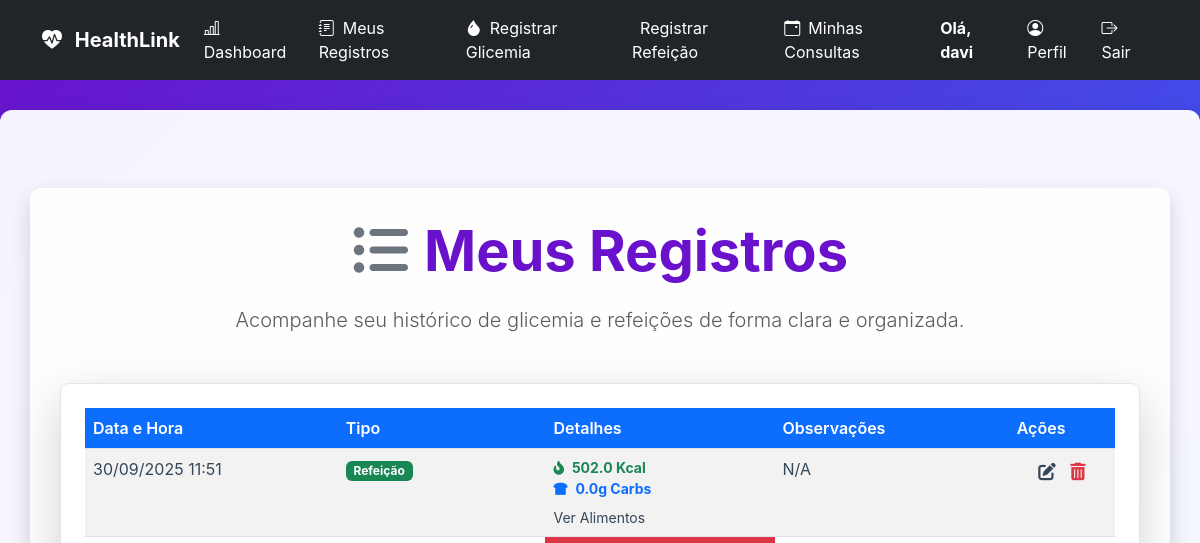
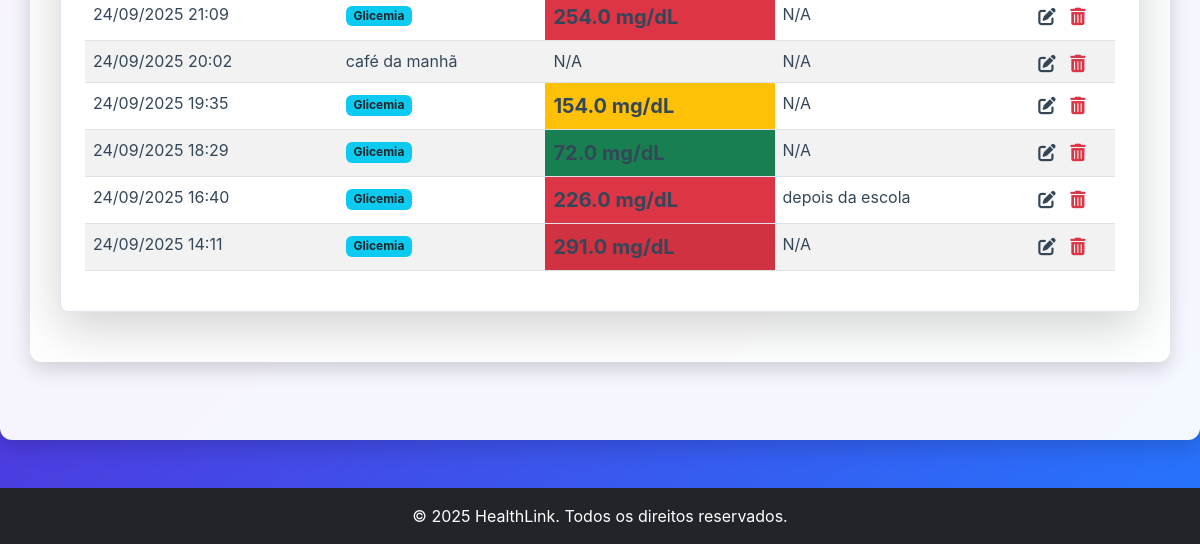
The page /registros (signed in) on the database as committed earlier (2 pictures, top to bottom).
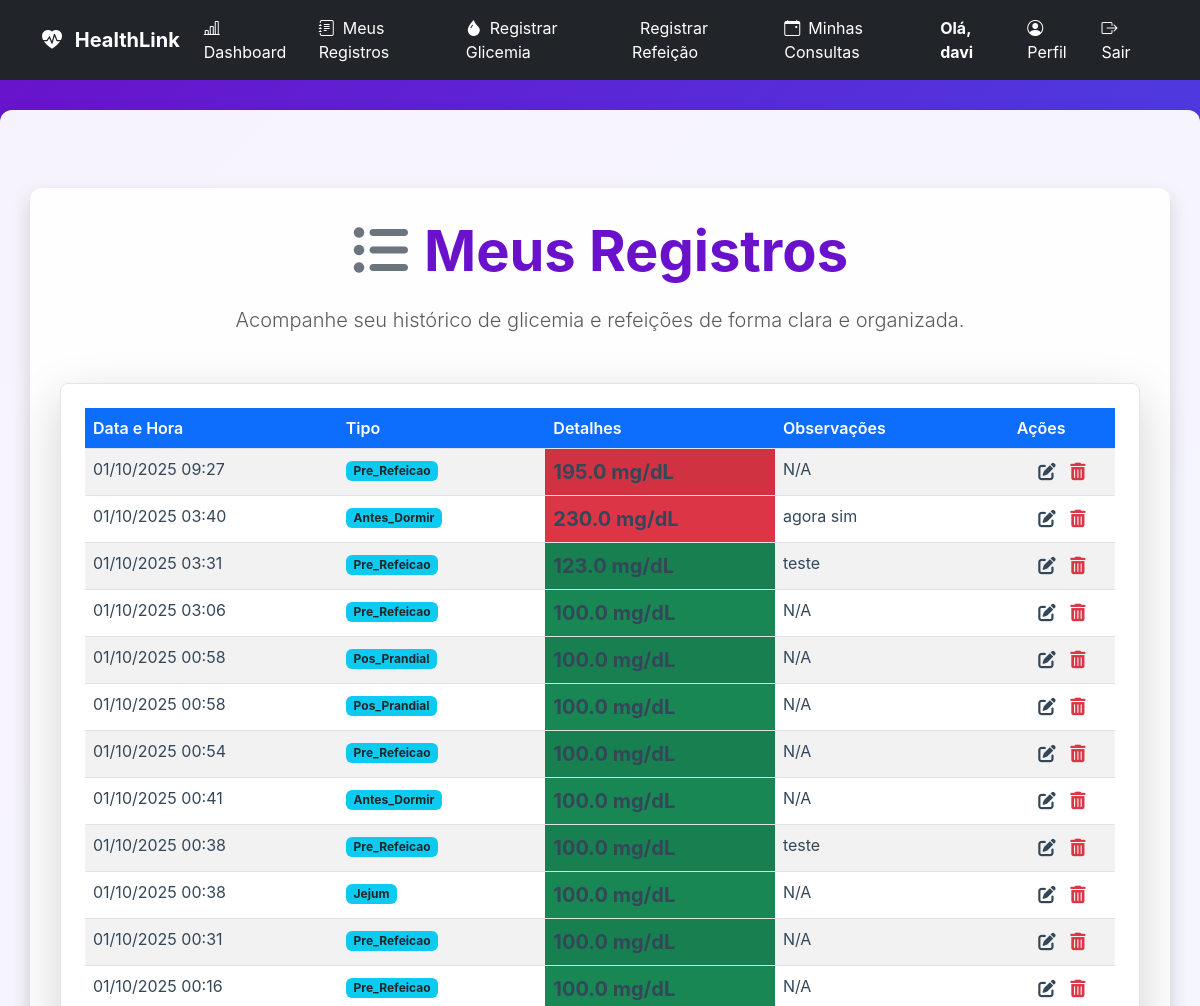
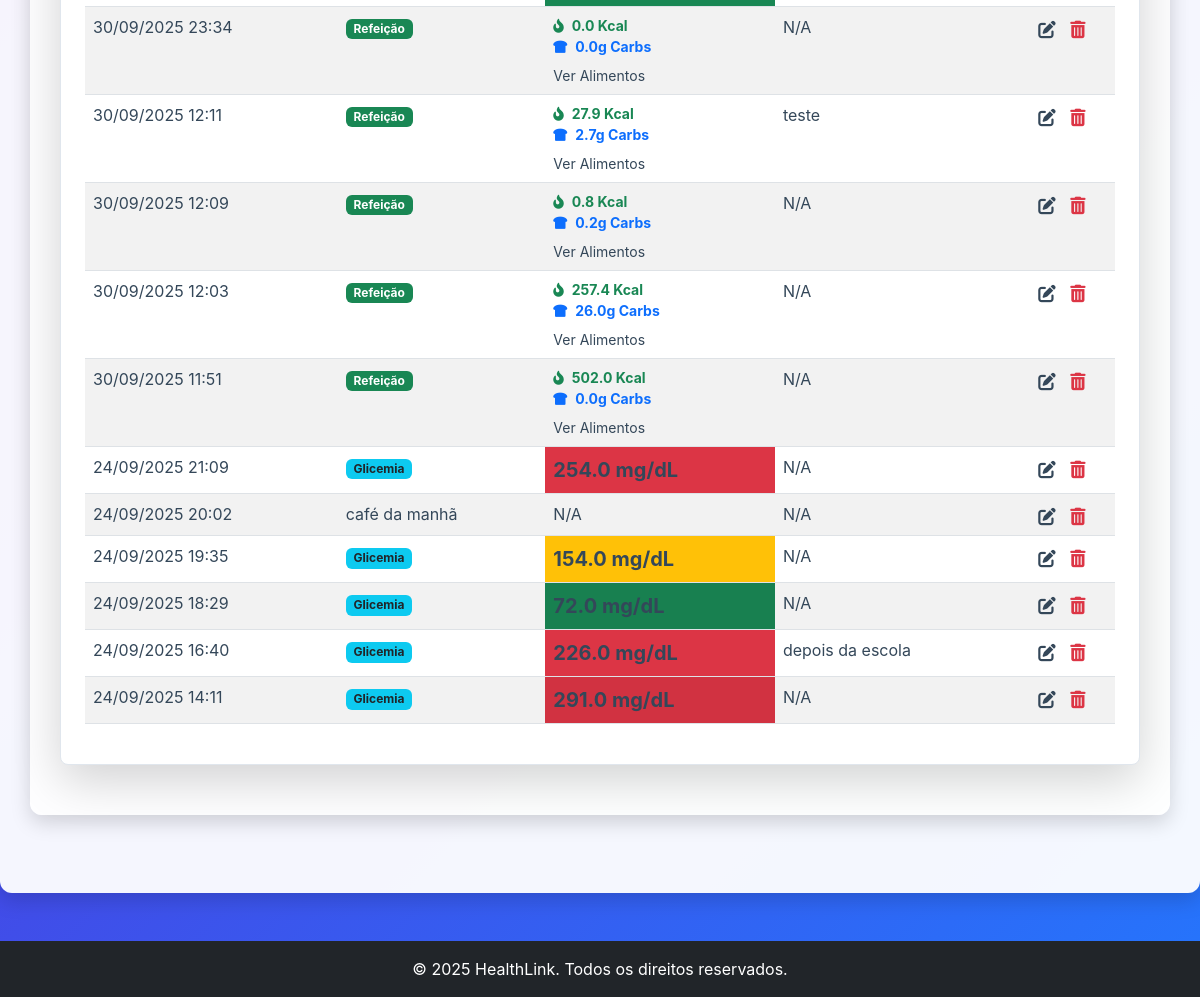
The same page on the database as committed later (2 pictures, top to bottom).
### tables this page shows
CREATE TABLE users (
                    id INTEGER PRIMARY KEY,
                    username TEXT UNIQUE NOT NULL,
                    password_hash TEXT NOT NULL,
                    role TEXT NOT NULL DEFAULT 'paciente',
                    email TEXT,
                    nome TEXT,
                    razao_ic REAL,
                    fator_sensibilidade REAL,
                    data_nascimento TEXT,
                    sexo TEXT
                , nome_completo TEXT, telefone TEXT, medico_id INTEGER, meta_glicemia INTEGER, documento TEXT, crm TEXT, especialidade TEXT, cns TEXT);

CREATE TABLE registros (
                    id INTEGER PRIMARY KEY,
                    user_id INTEGER NOT NULL,
                    data_hora TEXT NOT NULL,
                    tipo TEXT NOT NULL,
                    valor REAL,
                    observacoes TEXT,
                    alimentos_json TEXT,
                    total_calorias REAL,
                    total_carbs REAL,
                    FOREIGN KEY (user_id) REFERENCES users (id)
                );

### app.py (the view)
@app.route('/registros')
@login_required
def registros():
    registros_list = db_manager.carregar_registros(current_user.id)
    import sys
    print(f"DEBUG LEITURA: User ID atual: {current_user.id}", file=sys.stderr)
    print(f"DEBUG LEITURA: Registros encontrados: {len(registros_list)}", file=sys.stderr)
    sys.stderr.flush()
    registros_formatados = []
    for registro in registros_list:
        tipo = registro.get('tipo')
        tipo_exibicao = registro.get('tipo_refeicao', tipo)
        data_hora_str = registro.get('data_hora')
        if data_hora_str and isinstance(data_hora_str, str):
            try:
                registro['data_hora'] = datetime.fromisoformat(data_hora_str)
            except ValueError:
                pass
        registro['tipo_exibicao'] = tipo_exibicao
        registros_formatados.append(registro)
    return render_template(
        'registros.html', # Mudei para 'meus_registros.html' para ser consistente com a maioria das imagens
        registros=registros_formatados, # <- Enviando a lista formatada e populada
        current_user=current_user,
        get_status_class=get_status_class
    )

### app.py (called while the page is built)
@login_manager.user_loader
def load_user(user_id):
    if db_manager:
        user_data = db_manager.carregar_usuario_por_id(int(user_id))
        if user_data:
            return User(
                id=user_data.get('id'),
                username=user_data.get('username'),
                password_hash=user_data.get('password_hash'),
                role=user_data.get('role', 'user').lower(),
                email=user_data.get('email'),
                razao_ic=user_data.get('razao_ic', 1.0),
                fator_sensibilidade=user_data.get('fator_sensibilidade', 1.0),
                data_nascimento=user_data.get('data_nascimento'),
                sexo=user_data.get('sexo')
            )
    return None

def get_status_class(valor_glicemia):
    try:
        valor = float(valor_glicemia)
    except (ValueError, TypeError):
        return 'bg-secondary'
    if valor < 70:
        return 'bg-danger'
    elif 70 <= valor <= 130:
        return 'bg-success'
    elif 130 < valor <= 180:
        return 'bg-warning'
    else:
        return 'bg-danger'

@app.context_processor
def inject_now():
    return {'now': datetime.now}

    @property
    def is_paciente(self):
        return self.role == 'paciente' or self.role == 'user' # Mantendo 'user' por compatibilidade

### database_manager.py (called while the page is built)
    def get_db_connection(self):
        conn = sqlite3.connect(self.db_path)
        conn.execute("PRAGMA foreign_keys = ON;")
        conn.row_factory = sqlite3.Row
        return conn

    def carregar_usuario_por_id(self, user_id):
        conn = self.get_db_connection()
        user_data = conn.execute(
            "SELECT id, username, role, email, nome_completo, razao_ic, fator_sensibilidade, data_nascimento, sexo, telefone, medico_id FROM users WHERE id = ?",
            (user_id,)
        ).fetchone()
        conn.close()
        return dict(user_data) if user_data else None

### templates/registros.html (shortened to what this page needs)
{% extends 'base.html' %}
{% block content %}
<div class="container my-5">
    <div class="text-center mb-5">
        <h1 class="display-4 fw-bold">
            <i class="fas fa-list-ul me-3 text-secondary"></i>Meus Registros
        </h1>
        <p class="lead text-muted">Acompanhe seu histórico de glicemia e refeições de forma clara e organizada.</p>
    </div>
    <div class="card p-4 shadow-lg rounded-3">
        <div class="table-responsive">
            <table class="table table-striped table-hover records-table">
                <thead>
                    <tr>
                        <th scope="col" class="text-white bg-primary rounded-top-start">Data e Hora</th>
                        <th scope="col" class="text-white bg-primary">Tipo</th>
                        <th scope="col" class="text-white bg-primary">Detalhes</th>
                        <th scope="col" class="text-white bg-primary">Observações</th>
                        <th scope="col" class="text-white bg-primary rounded-top-end">Ações</th>
                    </tr>
                </thead>
                <tbody>
                    {% if registros %}
                    {% for registro in registros %}
                    <tr>
                        <td>
                            {% if registro.data_hora %}
                            {{ registro.data_hora.strftime('%d/%m/%Y %H:%M') }}
                            {% else %}
                            N/A
                            {% endif %}
                        </td>
                        <td>
                            {% if registro.valor is defined and registro.valor is not none and registro.tipo !=
                            'Refeição' %}
                            <span class="badge bg-info text-dark">
                                {{ registro.tipo_medicao if registro.tipo_medicao else
                                registro.tipo if registro.tipo != 'Glicemia' else 'Glicemia' }}
                            </span>
                            {% elif registro.tipo == 'Refeição' %}
                            <span class="badge bg-success">{{ registro.tipo_refeicao if registro.tipo_refeicao else
                                'Refeição' }}</span>
                            {% else %}
                            {{ registro.tipo }}
                            {% endif %}
                        </td>
                        {% if registro.valor is defined and registro.valor is not none and registro.tipo != 'Refeição'
                        %}
                        {% set glicemia_valor = registro.valor | default(0.0) | float %}
                        <td class="glicemia-status {{ get_status_class(glicemia_valor) }}">
                            <span class="fw-bold fs-5">
                                {{ "{:.1f}".format(glicemia_valor) }} mg/dL
                            </span>
                        </td>
                        {% elif registro.tipo == 'Refeição' %}
                        <td>
                            <div class="d-flex flex-column">
                                <small class="text-muted">
                                    <i class="fas fa-fire-alt me-1 text-success"></i>
                                    <span class="fw-bold text-success">{{ "{:.1f}".format(registro.total_calorias |
                                        default(0.0) | float) }} Kcal</span>
                                    <br>
                                    <i class="fas fa-bread-slice me-1 text-primary"></i>
                                    <span class="fw-bold text-primary">{{ "{:.1f}".format(registro.total_carbs |
                                        default(0.0) | float) }}g Carbs</span>
                                </small>
                                {% if registro.alimentos_json %}
                                <a href="#" class="mt-2 text-decoration-none small" data-bs-toggle="modal"
                                    data-bs-target="#alimentosModal{{ registro.id | string }}">Ver Alimentos</a>
                                {% endif %}
                            </div>
                        </td>
                        {% else %}
                        <td>N/A</td>
                        {% endif %}
                        <td>{{ registro.observacoes if registro.observacoes else 'N/A' }}</td>
                        <td class="action-buttons text-center">
                            <a href="{{ url_for('editar_registo', id=registro.id) }}"
                                class="btn btn-sm btn-link text-warning p-0 me-2" data-bs-toggle="tooltip"
                                data-bs-placement="top" title="Editar Registro">
                            </a>
                            <form action="{{ url_for('excluir_registo', id=registro.id) }}" method="post"
                                onsubmit="return confirm('Tem certeza que deseja excluir este registro?');"
                                style="display: inline;">
                                <button type="submit" class="btn btn-sm btn-link text-danger p-0"
                                    data-bs-toggle="tooltip" data-bs-placement="top" title="Excluir Registro">
                                </button>
                            </form>
                        </td>
                    </tr>
                    {% endfor %}
                    {% else %}
                    <tr>
                        <td colspan="5" class="text-center text-muted py-4">Nenhum registro encontrado.</td>
                    </tr>
                    {% endif %}
                </tbody>
            </table>
        </div>
    </div>
</div>
{% endblock %}

### templates/base.html (shortened to what this page needs)
<!DOCTYPE html>
<html lang="pt-br">
<head>
    <link href="https://cdn.jsdelivr.net/npm/bootstrap@5.3.0/dist/css/bootstrap.min.css" rel="stylesheet">
    <link href="https://cdn.jsdelivr.net/npm/bootstrap-icons/font/bootstrap-icons.css" rel="stylesheet">
    <link rel="stylesheet" href="https://cdnjs.cloudflare.com/ajax/libs/font-awesome/6.0.0-beta3/css/all.min.css">
    <link rel="stylesheet" href="{{ url_for('static', filename='css/style.css') }}">
</head>
<body>
    <nav class="navbar navbar-expand-lg navbar-dark bg-dark">
        <div class="container">
            <a class="navbar-brand fw-bold" href="{{ url_for('index') }}">
                <i class="bi bi-heart-pulse-fill me-2"></i> HealthLink
            </a>
            <div class="collapse navbar-collapse" id="navbarNav">
                <ul class="navbar-nav me-auto">
                    {% if current_user.is_authenticated %}
                    <li class="nav-item">
                        <a class="nav-link" href="{{ url_for('dashboard') }}">
                            <i class="bi bi-bar-chart-line me-2"></i>Dashboard
                        </a>
                    </li>
                    {% if current_user.is_paciente %}
                    <li class="nav-item">
                        <a class="nav-link" href="{{ url_for('registros') }}">
                            <i class="bi bi-journal-text me-2"></i>Meus Registros
                        </a>
                    </li>
                    <li class="nav-item">
                        <a class="nav-link" href="{{ url_for('registrar_glicemia') }}">
                            <i class="bi bi-droplet-fill me-2"></i>Registrar Glicemia
                        </a>
                    </li>
                    <li class="nav-item">
                        <a class="nav-link" href="{{ url_for('registrar_refeicao') }}">
                            Registrar Refeição
                        </a>
                    </li>
                    <li class="nav-item">
                        <a class="nav-link" href="{{ url_for('minhas_consultas') }}">
                            <i class="bi bi-calendar-event me-2"></i>Minhas Consultas
                        </a>
                    </li>
                    {% endif %}
                    {% endif %}
                </ul>
                <ul class="navbar-nav">
                    {% if current_user.is_authenticated %}
                    <li class="nav-item me-3 d-flex align-items-center">
                        <span class="navbar-text text-white fw-bold">
                            Olá, {{ current_user.username or current_user.nome_completo }}
                        </span>
                    </li>
                    <li class="nav-item">
                        <a class="nav-link" href="{{ url_for('perfil_paciente', paciente_id=current_user.id) }}">
                            <i class="bi bi-person-circle me-2"></i>Perfil
                        </a>
                    </li>
                    <li class="nav-item">
                        <a class="nav-link text-danger" href="{{ url_for('logout') }}">
                            <i class="bi bi-box-arrow-right me-2"></i>Sair
                        </a>
                    </li>
                    {% endif %}
                </ul>
            </div>
        </div>
    </nav>
    <main id="main-content">
        <div class="container">
            {% block content %}
            {% endblock %}
        </div>
    </main>
    <footer class="text-white text-center py-3 mt-5 bg-dark">
        &copy; {{ now().year }} HealthLink. Todos os direitos reservados.
    </footer>
</body>
</html>

### static/css/style.css (style rules this page uses)
:root { --primary-color: #007bff; --accent-color: #6a11cb; --text-dark: #344759; --text-light: white; --gradient-bg: linear-gradient(135deg, #6a11cb 0%, #2575fc 100%); --success-color: #28a745; --danger-color: #dc3545; --info-color: #17a2b8; --shadow-sm: 0 2px 4px rgba(0, 0, 0, 0.1); --shadow-lg: 0 8px 20px rgba(0, 0, 0, 0.15); }
body, html { margin: 0; padding: 0; height: 100%; font-family: -apple-system, BlinkMacSystemFont, "Segoe UI", Roboto, "Helvetica Neue", Arial, sans-serif; color: var(--text-dark); }
#app-wrapper, body { background: var(--gradient-bg); min-height: 100vh; }
#main-content .container { background-color: rgba(255, 255, 255, 0.95); padding: 30px; border-radius: 12px; box-shadow: var(--shadow-lg); max-width: 1200px; width: 100%; margin-top: 30px; }
.navbar-nav .nav-link, .navbar-brand { color: var(--text-light) !important; }
h1, h2, h3 { color: var(--accent-color); margin-top: 0; margin-bottom: 20px; }
.card { background-color: white; border: 1px solid #e0e6ed; border-radius: 8px; box-shadow: var(--shadow-sm); padding: 20px; margin-bottom: 20px; }
.table th { background-color: var(--accent-color); color: white; font-weight: bold; }
.table td { color: var(--text-dark); }
.card a, .card h6, .card p { color: var(--text-dark) !important; background: transparent !important; }
.table thead { background-color: #5d2590; }
.table th { color: white; font-weight: 600; }

Rows that differ between the two databases and show on the page:
added registros: data_hora "01/10/2025 09:27", tipo "Pre_Refeicao", valor "195.0", observacoes "N/A"
added registros: data_hora "01/10/2025 03:40", tipo "Antes_Dormir", valor "230.0", observacoes "agora sim"
added registros: data_hora "01/10/2025 03:31", tipo "Pre_Refeicao", valor "123.0", observacoes "teste"
added registros: data_hora "01/10/2025 03:06", tipo "Pre_Refeicao", valor "100.0", observacoes "N/A"
added registros: data_hora "01/10/2025 00:58", tipo "Pos_Prandial", valor "100.0", observacoes "N/A"
added registros: data_hora "01/10/2025 00:58", tipo "Pos_Prandial", valor "100.0", observacoes "N/A"
added registros: data_hora "01/10/2025 00:54", tipo "Pre_Refeicao", valor "100.0", observacoes "N/A"
added registros: data_hora "01/10/2025 00:41", tipo "Antes_Dormir", valor "100.0", observacoes "N/A"
added registros: data_hora "01/10/2025 00:38", tipo "Pre_Refeicao", valor "100.0", observacoes "teste"
added registros: data_hora "01/10/2025 00:38", tipo "Jejum", valor "100.0", observacoes "N/A"
added registros: data_hora "01/10/2025 00:31", tipo "Pre_Refeicao", valor "100.0", observacoes "N/A"
added registros: data_hora "01/10/2025 00:16", tipo "Pre_Refeicao", valor "100.0", observacoes "N/A"
added registros: data_hora "30/09/2025 23:34", tipo "Refeição", total_calorias "0.0", total_carbs "0.0", observacoes "N/A"
added registros: data_hora "30/09/2025 12:11", tipo "Refeição", total_calorias "27.9", total_carbs "2.7", observacoes "teste"
added registros: data_hora "30/09/2025 12:09", tipo "Refeição", total_calorias "0.8", total_carbs "0.2", observacoes "N/A"
added registros: data_hora "30/09/2025 12:03", tipo "Refeição", total_calorias "257.4", total_carbs "26.0", observacoes "N/A"
